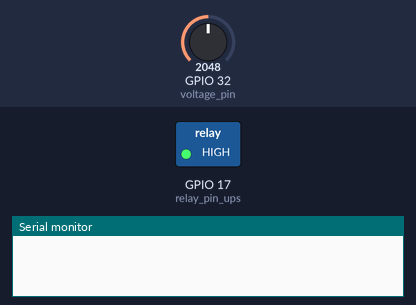
A sketch run on a simulated ESP32. On the bench: switched loads named in the sketch (green lamp = pin HIGH), the last lines printed to the serial monitor. The test bench sets the inputs (shaded band); at power-on: GPIO 32 (voltage_pin) = 2048.

Above: at 0.1 s.
At 6.1 s:
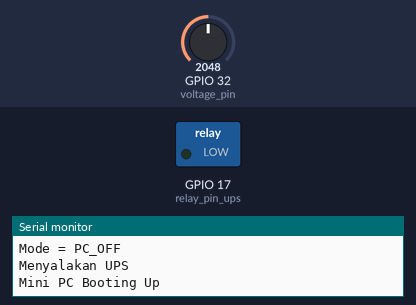
Timing chart, 0 to 7.6 s (numbered marks = the images above):
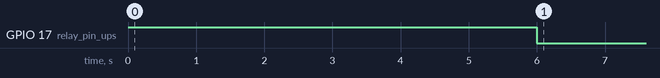

Measured:
- by itself, GPIO 17 (relay_pin_ups): HIGH → LOW at 6.0 s

The sketch:

ESP32-SHMPC.ino
```cpp
// Trigger LOW
// Smart UPS Millis

#define voltage_pin 32    // Voltage Sensor
// #define voltage_pin 12    // Voltage Sensor
#define relay_pin_sl 16   // ESP32 pin GIOP16 connected to the IN pin of Relay Selenoid
#define relay_pin_ups 17  // ESP32 pin GIOP17 connected to the IN pin of Relay UPS

float adc_voltage = 0.0;      // adc voltage
float in_voltage = 0.0;       // input voltage
int adc_value = 0;            //adc_value
int thresholdVolt = 8;        // batas tegangan
const char* mode = "PC_OFF";  // status mini pc

void setup() {
  Serial.begin(115200);
  // pinMode(relay_pin_sl, OUTPUT);
  pinMode(relay_pin_ups, OUTPUT);
  // digitalWrite(relay_pin_sl, HIGH);
  digitalWrite( relay_pin_ups, HIGH);
}

void loop() {
  // Short delay 3 sec before read voltage input
  delay(3000);

  // Baca input analog
  adc_value = analogRead(voltage_pin);
  adc_voltage = adc_value * (12 / 2900.0);

  // Tampilkan Voltase Analog
  Serial.print("Input Voltage Analog = ");
  Serial.println(adc_value);

  // Tampilkan Voltase
  Serial.print("Input Voltage = ");
  Serial.println(adc_voltage, 2);

  // Tampilkan Mode
  Serial.print("Mode = ");
  Serial.println(mode);

  if (mode == "PC_OFF") {
    if (adc_voltage > thresholdVolt) {
      // Wait For PC and UPS to Power Up Properly
      delay(3000);
      // Menyalakan UPS
      Serial.println("Menyalakan UPS");
      digitalWrite(relay_pin_ups, LOW);
      Serial.println("Mini PC Booting Up");
      // Delay Booting Up Mini PC, Sebelum Membaca sensor Tegangan kembali (2 Min)
      mode = "PC_ON";
      delay(120000UL);
    }
  }

  // if the analog value is high enough, turn on the LED:
  if (mode == "PC_ON") {
    if (adc_voltage < thresholdVolt) {
      delay(2000);
      Serial.println("SHUTDOWN");
      // Delay Shutdown Mini PC, sebelum mematikan UPS (1.5 min)
      mode = "PC_OFF";
      delay(90000UL);

      // Mematikan UPS
      digitalWrite(relay_pin_ups, HIGH);
    }
  }
}
```
